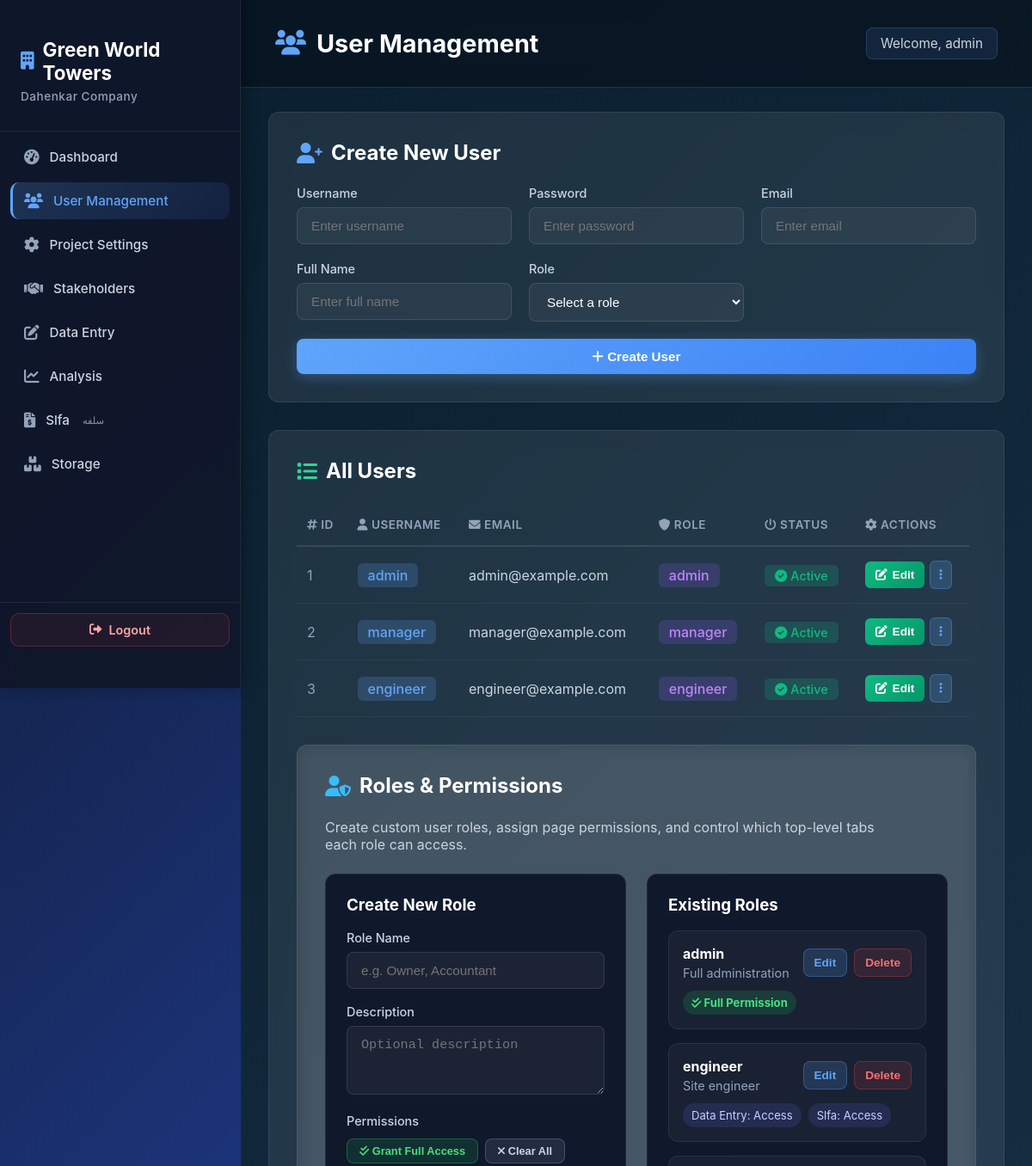
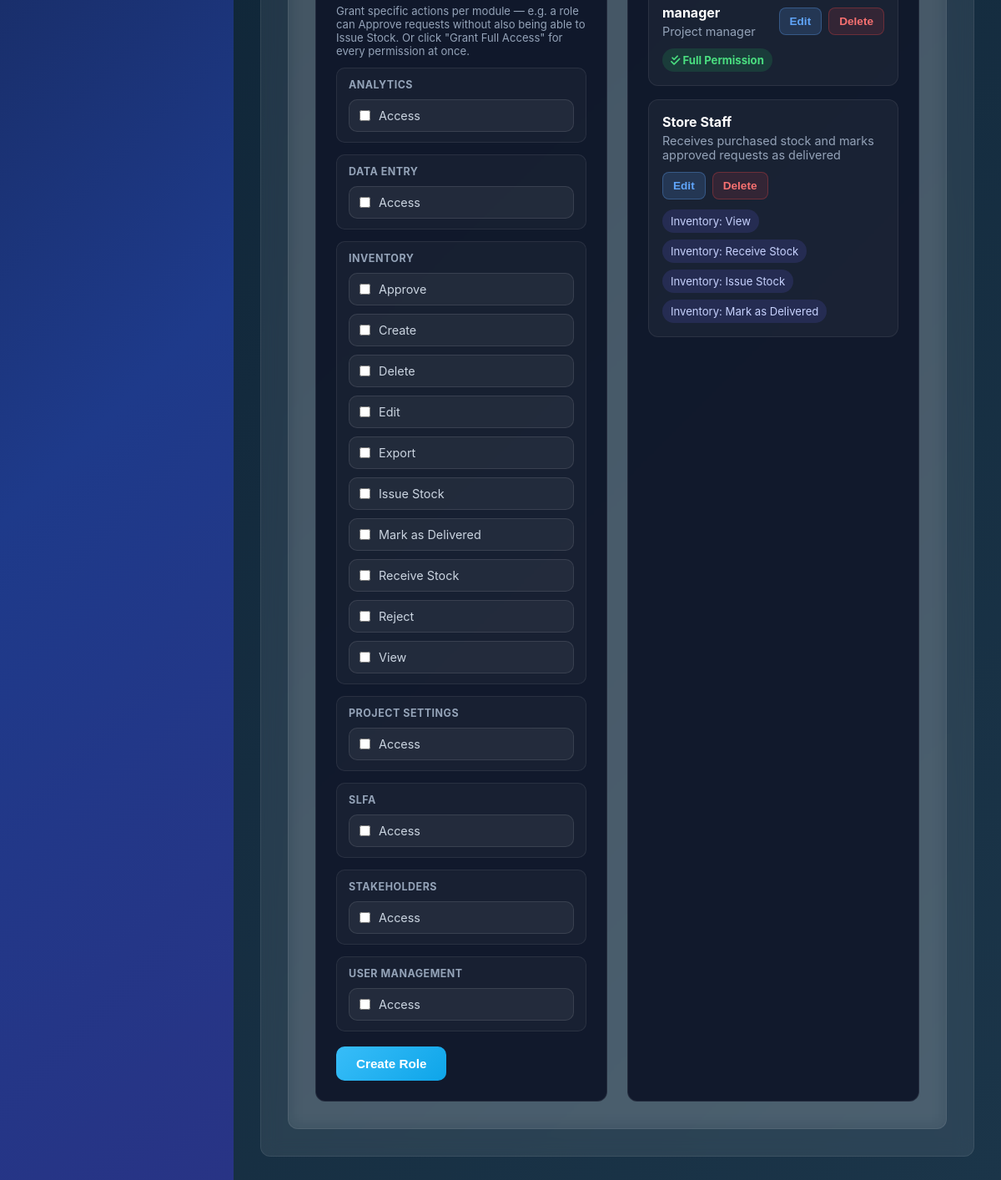
Page /src/users.php (signed in) on the committed database (2 pictures, top to bottom).
### tables this page shows
CREATE TABLE IF NOT EXISTS users (
    id INT AUTO_INCREMENT PRIMARY KEY,
    username VARCHAR(50) UNIQUE NOT NULL,
    password VARCHAR(255) NOT NULL,
    email VARCHAR(100) UNIQUE NOT NULL,
    full_name VARCHAR(100),
    role_id INT NOT NULL,
    is_active TINYINT(1) DEFAULT 1,
    created_at TIMESTAMP DEFAULT CURRENT_TIMESTAMP,
    FOREIGN KEY (role_id) REFERENCES roles(id)
);

CREATE TABLE IF NOT EXISTS roles (
    id INT AUTO_INCREMENT PRIMARY KEY,
    name VARCHAR(50) UNIQUE NOT NULL,
    description VARCHAR(255),
    created_at TIMESTAMP DEFAULT CURRENT_TIMESTAMP
);

CREATE TABLE IF NOT EXISTS permissions (
    id INT AUTO_INCREMENT PRIMARY KEY,
    name VARCHAR(100) UNIQUE NOT NULL,
    module VARCHAR(50),
    action_label VARCHAR(50),
    description VARCHAR(255),
    created_at TIMESTAMP DEFAULT CURRENT_TIMESTAMP
);

CREATE TABLE IF NOT EXISTS role_permissions (
    role_id INT NOT NULL,
    permission_id INT NOT NULL,
    PRIMARY KEY (role_id, permission_id),
    FOREIGN KEY (role_id) REFERENCES roles(id) ON DELETE CASCADE,
    FOREIGN KEY (permission_id) REFERENCES permissions(id) ON DELETE CASCADE
);

### src/users.php (the view, shortened to what the rows shown need)
<?php
require_once '../config.php';
$usersQuery = $conn->query('SELECT u.id, u.username, u.email, u.full_name, u.is_active, r.id AS role_id, r.name AS role_name FROM users u JOIN roles r ON u.role_id = r.id ORDER BY u.id ASC');
$roles = [];
$rolesResult = $conn->query('SELECT id, name, description FROM roles ORDER BY name ASC');
while ($role = $rolesResult->fetch_assoc()) {
    $roles[] = $role;
}
$permissionsList = [];
$permissionsByModule = [];
$permissionsResult = $conn->query("SELECT id, name, description, module, action_label FROM permissions ORDER BY COALESCE(module, name), COALESCE(action_label, name)");
while ($perm = $permissionsResult->fetch_assoc()) {
    $permissionsList[] = $perm;
    $moduleKey = $perm['module'] ?: $perm['name'];
    $permissionsByModule[$moduleKey][] = $perm;
}
$rolePermissions = [];
$rolePermResult = $conn->query("SELECT rp.role_id, p.id AS permission_id, p.name AS permission_name, p.module, p.action_label
    FROM role_permissions rp JOIN permissions p ON p.id = rp.permission_id");
while ($rp = $rolePermResult->fetch_assoc()) {
    $rp['display_label'] = $rp['module'] ? $rp['module'] . ': ' . ($rp['action_label'] ?: $rp['permission_name']) : $rp['permission_name'];
    $rolePermissions[(int)$rp['role_id']][] = $rp;
}
$editMode = false;
?>
<?php
require_once 'partials/header.php';
?>
    <div id="users-page" class="dashboard-container">
<?php
require_once 'partials/sidebar.php';
?>
        <main class="main-content">
            <header class="page-header">
                <h1><i class="fas fa-users"></i> User Management</h1>
            </header>
            <div class="content-wrapper">
            <div style="background: rgba(255, 255, 255, 0.08); backdrop-filter: blur(10px); border: 1px solid rgba(255, 255, 255, 0.08); border-radius: 12px; padding: 32px; margin-bottom: 32px;">
                <h2 style="color: #fff; margin-bottom: 24px; display: flex; align-items: center; gap: 10px;">
                    <i class="fas fa-<?php echo $editMode ? 'user-edit' : 'user-plus'; ?>" style="color: #60a5fa;"></i> <?php echo $editMode ? 'Edit User' : 'Create New User'; ?>
                </h2>
            </div>
            <div style="background: rgba(255, 255, 255, 0.08); backdrop-filter: blur(10px); border: 1px solid rgba(255, 255, 255, 0.08); border-radius: 12px; padding: 32px; overflow: hidden;">
                <h2 style="color: #fff; margin-bottom: 24px; display: flex; align-items: center; gap: 10px;">
                    <i class="fas fa-list" style="color: #34d399;"></i> All Users
                </h2>
                <div style="max-height: 520px; overflow-y: auto; overflow-x: auto; padding-right: 8px;">
                    <table style="width: 100%; color: #cbd5e1; border-collapse: collapse;">
                    <thead>
                        <tr style="border-bottom: 2px solid rgba(255, 255, 255, 0.1);">
                            <th style="text-align: left; padding: 16px 12px; color: #94a3b8; font-weight: 600; font-size: 0.85rem; text-transform: uppercase; letter-spacing: 0.5px;"><i class="fas fa-hashtag"></i> ID</th>
                            <th style="text-align: left; padding: 16px 12px; color: #94a3b8; font-weight: 600; font-size: 0.85rem; text-transform: uppercase; letter-spacing: 0.5px;"><i class="fas fa-user"></i> Username</th>
                            <th style="text-align: left; padding: 16px 12px; color: #94a3b8; font-weight: 600; font-size: 0.85rem; text-transform: uppercase; letter-spacing: 0.5px;"><i class="fas fa-envelope"></i> Email</th>
                            <th style="text-align: left; padding: 16px 12px; color: #94a3b8; font-weight: 600; font-size: 0.85rem; text-transform: uppercase; letter-spacing: 0.5px;"><i class="fas fa-shield-alt"></i> Role</th>
                            <th style="text-align: left; padding: 16px 12px; color: #94a3b8; font-weight: 600; font-size: 0.85rem; text-transform: uppercase; letter-spacing: 0.5px;"><i class="fas fa-power-off"></i> Status</th>
                            <th style="text-align: left; padding: 16px 12px; color: #94a3b8; font-weight: 600; font-size: 0.85rem; text-transform: uppercase; letter-spacing: 0.5px;"><i class="fas fa-cog"></i> Actions</th>
                        </tr>
                    </thead>
                    <tbody id="users-tbody">
                        <?php while ($user = $usersQuery->fetch_assoc()):
                            $nameParts = explode(' ', $user['full_name'], 2);
                            $firstName = $nameParts[0] ?? '';
                            $lastName = $nameParts[1] ?? '';
                        ?>
                        <tr id="user-row-<?php echo $user['id']; ?>" style="border-bottom: 1px solid rgba(255, 255, 255, 0.05); transition: all 0.3s ease;" onmouseover="this.style.backgroundColor='rgba(96, 165, 250, 0.08)'" onmouseout="this.style.backgroundColor='transparent'">
                            <td style="padding: 16px 12px; color: #94a3b8;"><?php echo $user['id']; ?></td>
                            <td style="padding: 16px 12px;"><span style="background: rgba(96, 165, 250, 0.2); padding: 4px 12px; border-radius: 6px; font-weight: 500; color: #60a5fa;"><?php echo htmlspecialchars($user['username']); ?></span></td>
                            <td style="padding: 16px 12px; color: #cbd5e1;"><?php echo htmlspecialchars($user['email']); ?></td>
                            <td style="padding: 16px 12px;"><span style="background: rgba(139, 92, 246, 0.2); padding: 4px 12px; border-radius: 6px; font-weight: 500; color: #c084fc;"><?php echo htmlspecialchars($user['role_name']); ?></span></td>
                            <td style="padding: 16px 12px;">
                                <span style="background: <?php echo $user['is_active'] ? 'rgba(16, 185, 129, 0.2)' : 'rgba(239, 68, 68, 0.2)'; ?>; color: <?php echo $user['is_active'] ? '#10b981' : '#ef4444'; ?>; padding: 4px 12px; border-radius: 6px; font-weight: 500; font-size: 0.9rem;">
                                    <i class="fas fa-<?php echo $user['is_active'] ? 'check-circle' : 'times-circle'; ?>"></i> <?php echo $user['is_active'] ? 'Active' : 'Inactive'; ?>
                                </span>
                            </td>
                            <td style="padding: 16px 12px;">
                                <div style="display: flex; gap: 6px; align-items: center;">
                                    <button type="button" onclick="showEditModal(<?php echo $user['id']; ?>, <?php echo htmlspecialchars(json_encode($firstName), ENT_QUOTES); ?>, <?php echo htmlspecialchars(json_encode($lastName), ENT_QUOTES); ?>, <?php echo htmlspecialchars(json_encode($user['email']), ENT_QUOTES); ?>, <?php echo htmlspecialchars(json_encode($user['username']), ENT_QUOTES); ?>, <?php echo $user['role_id']; ?>)" style="padding: 8px 12px; background: linear-gradient(135deg, #10b981, #059669); color: #fff; border: none; border-radius: 6px; font-size: 0.85rem; font-weight: 600; text-decoration: none; cursor: pointer; transition: all 0.2s ease; display: inline-flex; align-items: center; gap: 6px;">
                                        <i class="fas fa-edit"></i> Edit
                                    </button>
                                    <div style="position: relative; display: inline-block;">
                                        <button type="button" class="action-btn" onclick="toggleActionsMenu(<?php echo $user['id']; ?>)" style="padding: 8px 10px; background: rgba(96, 165, 250, 0.2); color: #60a5fa; border: 1px solid rgba(96, 165, 250, 0.3); border-radius: 6px; font-size: 0.85rem; font-weight: 600; cursor: pointer; transition: all 0.2s ease;">
                                            <i class="fas fa-ellipsis-v"></i>
                                        </button>
                                    </div>
                                </div>
                            </td>
                        </tr>
                        <?php endwhile; ?>
                    </tbody>
                </table>
            </div>
            <div style="background: rgba(255, 255, 255, 0.08); backdrop-filter: blur(10px); border: 1px solid rgba(255, 255, 255, 0.08); border-radius: 12px; padding: 32px; margin-top: 32px;">
                <div style="display: flex; flex-wrap: wrap; align-items: flex-start; justify-content: space-between; gap: 24px; margin-bottom: 24px;">
                    <h2 style="color: #fff; margin: 0; display: flex; align-items: center; gap: 10px;"><i class="fas fa-user-shield" style="color: #38bdf8;"></i> Roles & Permissions</h2>
                </div>
                <div style="display: grid; grid-template-columns: 1fr 1fr; gap: 24px;">
                    <div style="background: rgba(15, 23, 42, 0.95); border: 1px solid rgba(255, 255, 255, 0.08); border-radius: 12px; padding: 24px;">
                        <form id="create-role-form">
                            <div style="margin-bottom: 18px;">
                                <?php foreach ($permissionsByModule as $moduleName => $modulePerms): ?>
                                    <div style="margin-bottom:14px;background:rgba(255,255,255,0.03);border:1px solid rgba(255,255,255,0.08);border-radius:10px;padding:12px 14px;">
                                        <div style="color:#94a3b8;font-size:0.78rem;font-weight:700;text-transform:uppercase;letter-spacing:0.04em;margin-bottom:10px;"><?php echo htmlspecialchars($moduleName); ?></div>
                                        <div style="display:grid;grid-template-columns:repeat(auto-fit,minmax(150px,1fr));gap:10px;">
                                            <?php foreach ($modulePerms as $perm): ?>
                                                <label style="display:flex;align-items:center;gap:10px;background:rgba(255,255,255,0.05);padding:10px 12px;border:1px solid rgba(255,255,255,0.1);border-radius:10px;color:#cbd5e1;font-size:0.9rem;cursor:pointer;">
                                                    <input type="checkbox" name="permission_ids[]" value="<?php echo $perm['id']; ?>" style="accent:#60a5fa;">
                                                    <span><?php echo htmlspecialchars($perm['action_label'] ?: $perm['name']); ?></span>
                                                </label>
                                            <?php endforeach; ?>
                                        </div>
                                    </div>
                                <?php endforeach; ?>
                            </div>
                        </form>
                    </div>
                    <div style="background: rgba(15, 23, 42, 0.95); border: 1px solid rgba(255, 255, 255, 0.08); border-radius: 12px; padding: 24px;">
                        <?php if (empty($roles)): ?>
                            <p style="color: #94a3b8;">No roles created yet.</p>
                        <?php else: ?>
                            <div style="display: grid; gap: 16px;">
                                <?php foreach ($roles as $role): ?>
                                    <div data-role-id="<?php echo $role['id']; ?>" data-role-name="<?php echo htmlspecialchars($role['name'], ENT_QUOTES); ?>" data-role-description="<?php echo htmlspecialchars($role['description'], ENT_QUOTES); ?>" data-role-permissions="<?php echo implode(',', array_map(function($perm){ return $perm['permission_id']; }, $rolePermissions[$role['id']] ?? [])); ?>" style="background: rgba(255,255,255,0.04); border:1px solid rgba(255,255,255,0.08); border-radius:12px; padding:16px;">
                                        <div style="display:flex; justify-content:space-between; align-items:center; gap:12px; flex-wrap: wrap;">
                                            <div>
                                                <h4 style="color:#fff; margin:0 0 4px; font-size:1rem;"><?php echo htmlspecialchars($role['name']); ?></h4>
                                                <p style="color:#94a3b8; margin:0; font-size:0.9rem;"><?php echo htmlspecialchars($role['description'] ?: 'No description'); ?></p>
                                            </div>
                                            <div style="display:flex; gap:8px; flex-wrap: wrap;">
                                                <button type="button" onclick="showRoleEditModal(<?php echo $role['id']; ?>)" style="padding:8px 12px;background:rgba(96,165,250,0.16);color:#60a5fa;border:1px solid rgba(96,165,250,0.3);border-radius:8px;cursor:pointer;font-size:0.85rem;font-weight:600;">Edit</button>
                                                <button type="button" onclick="deleteRole(<?php echo $role['id']; ?>, <?php echo htmlspecialchars(json_encode($role['name']), ENT_QUOTES); ?>)" style="padding:8px 12px;background:rgba(239,68,68,0.12);color:#f87171;border:1px solid rgba(239,68,68,0.3);border-radius:8px;cursor:pointer;font-size:0.85rem;font-weight:600;">Delete</button>
                                            </div>
                                        </div>
                                        <div style="margin-top: 12px; display: flex; flex-wrap: wrap; gap: 8px;">
                                            <?php $assigned = $rolePermissions[$role['id']] ?? []; ?>
                                            <?php if (empty($assigned)): ?>
                                                <span style="color:#94a3b8;font-size:0.9rem;">No permissions assigned.</span>
                                            <?php elseif (!empty($permissionsList) && count($assigned) === count($permissionsList)): ?>
                                                <span style="background: rgba(34,197,94,0.16); color: #4ade80; padding: 6px 10px; border-radius: 9999px; font-size: 0.82rem; font-weight: 700;"><i class="fas fa-check-double"></i> Full Permission</span>
                                            <?php else: ?>
                                                <?php foreach ($assigned as $perm): ?>
                                                    <span style="background: rgba(99,102,241,0.16); color: #c7d2fe; padding: 6px 10px; border-radius: 9999px; font-size: 0.82rem;"><?php echo htmlspecialchars($perm['display_label']); ?></span>
                                                <?php endforeach; ?>
                                            <?php endif; ?>
                                        </div>
                                    </div>
                                <?php endforeach; ?>
                            </div>
                        <?php endif; ?>
                    </div>
                </div>
            </div>
            </div>
        </main>
    </div>
</body>
</html>

### rows in the picture
users: id "1", username "admin", email "admin@example.com", role.name "admin", is_active 1 (drawn)
users: id "2", username "manager", email "manager@example.com", role.name "manager", is_active 1 (drawn)
users: id "3", username "engineer", email "engineer@example.com", role.name "engineer", is_active 1 (drawn)
permissions: action_label "Access"
permissions: action_label "Access"
permissions: action_label "Approve"
permissions: action_label "Create"
permissions: action_label "Delete"
permissions: action_label "Edit"
permissions: action_label "Export"
permissions: action_label "Issue Stock"
permissions: action_label "Mark as Delivered"
permissions: action_label "Receive Stock"
permissions: action_label "Reject"
permissions: action_label "View"
permissions: action_label "Access"
permissions: action_label "Access"
permissions: action_label "Access"
permissions: action_label "Access"
roles: name "admin", description "Full administration", shows "Full Permission"
roles: name "engineer", description "Site engineer"
role_permissions: display_label "Data Entry: Access"
role_permissions: display_label "Slfa: Access"
roles: name "manager", description "Project manager", shows "Full Permission"
roles: name "Store Staff", description "Receives purchased stock and marks approved requests as delivered"
role_permissions: display_label "Inventory: View"
role_permissions: display_label "Inventory: Receive Stock"
role_permissions: display_label "Inventory: Issue Stock"
role_permissions: display_label "Inventory: Mark as Delivered"

### other values in the picture
$_SESSION['username'] "admin"
$moduleName "ANALYTICS"
$moduleName "DATA ENTRY"
$moduleName "INVENTORY"
$moduleName "PROJECT SETTINGS"
$moduleName "SLFA"
$moduleName "STAKEHOLDERS"
$moduleName "USER MANAGEMENT"
